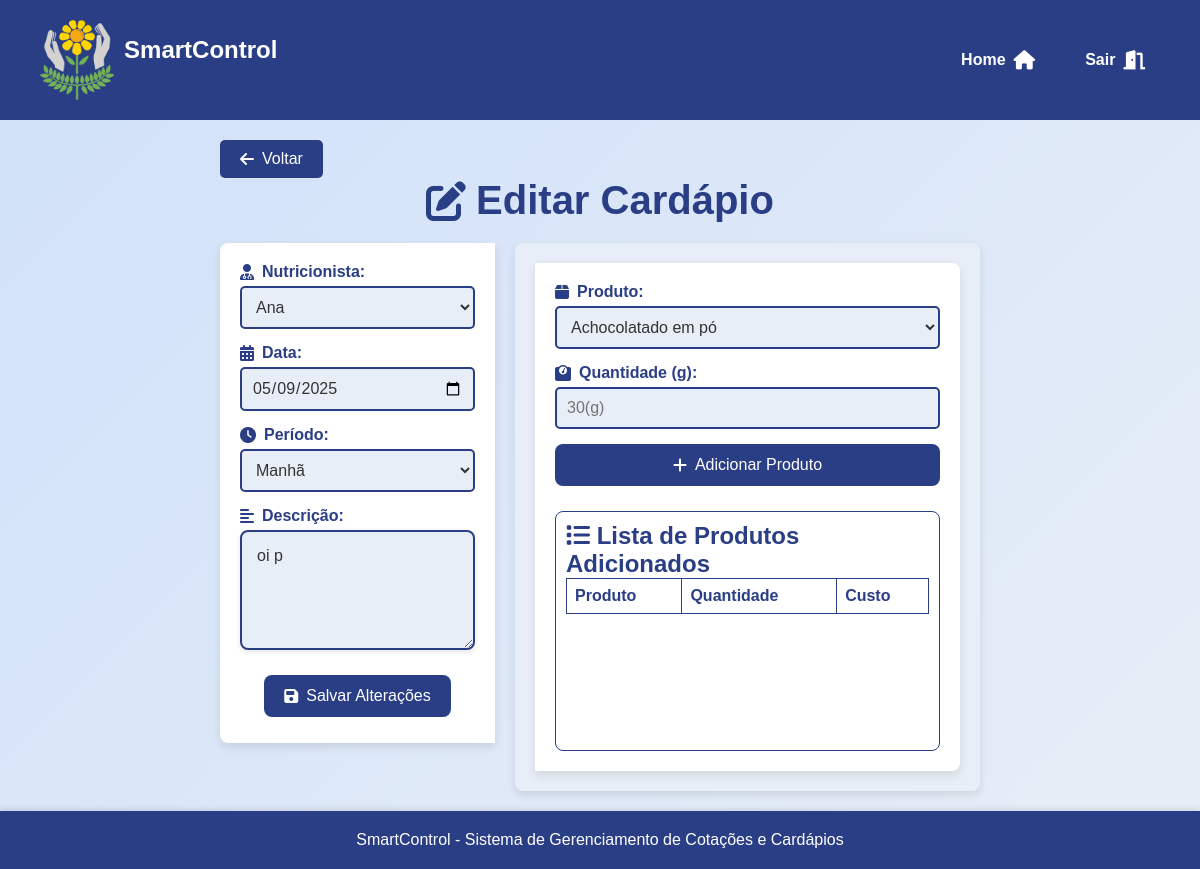
The page /assets/view/pages/cardapio/editarCardapio/editCardapio.php?id=8&nutricionista_id=3 (signed in) on the database its author committed.
### tables this page shows
CREATE TABLE `cardapios` (
  `id` int(11) NOT NULL,
  `nutricionista_id` int(11) NOT NULL,
  `dataC` date NOT NULL,
  `periodo` text NOT NULL,
  `descricao` text DEFAULT NULL,
  `data_criacao` timestamp NOT NULL DEFAULT current_timestamp()
);

### assets/model/pdo/DataBase.php (called while the page is built, shortened)
<?php
class Database {
    private $host = 'localhost';
    private $dbname = 'sistema_apae';
    private $username = 'root';
    private $password = '';
    public $conn;
    public function __construct()
    {
        try {
            $this->conn = new PDO("mysql:host=$this->host;dbname=$this->dbname", $this->username, $this->password);
            $this->conn->setAttribute(PDO::ATTR_ERRMODE, PDO::ERRMODE_EXCEPTION);
        } catch (PDOException $exception) {
            echo "Erro na conexão: " . $exception->getMessage();
        }
    }
    public function read($table, $columns = "*", $id = null, $where = null) {
        $sql = "SELECT $columns FROM $table";
        try {
            $stmt = $this->conn->prepare($sql);
            $stmt->execute();
            return $stmt->fetchAll(PDO::FETCH_ASSOC);
        } catch (PDOException $exception) {
            echo "Erro ao ler: " . $exception->getMessage();
            return false;
        }
    }
}
?>

### assets/controller/cardapioController.php (called while the page is built, shortened)
<?php
require_once __DIR__ . "/../model/pdo/Database.php";
require_once __DIR__ . "/../model/Cardapio.php";
class cardapioController {
    private $db;
    public function __construct() {
        $this->db = new Database();
    }
    public function getCardapioById($cardapioID) {
        $cardapio = $this->db->read("cardapios");
        foreach($cardapio as $cardapios) {
            if ($cardapios['id'] == $cardapioID) {
                return new Cardapio($cardapios['id'], $cardapios['nutricionista_id'], $cardapios['dataC'], $cardapios['periodo'], $cardapios['descricao']);
            }
        }
    }
}
?>

### assets/model/Cardapio.php (called while the page is built, shortened)
<?php
class Cardapio {
private $dataC;
private $periodo;
private $descricao;
public function __construct($id = null, $nutricionista_id = null, $dataC = null, $periodo = null, $descricao = null) {
    $this->dataC = $dataC;
    $this->periodo = $periodo;
    $this->descricao = $descricao;
}
public function getDataC() {
    return $this->dataC;
}
public function getPeriodo() {
    return $this->periodo;
}
public function getDescricao() {
    return $this->descricao;
}
}
?>

### assets/controller/produtoController.php (called while the page is built, shortened)
<?php
require_once __DIR__ . '/../model/pdo/DataBase.php';
require_once __DIR__ .'/../model/Produto.php';
class ControladorProdutos{
    private $bd;
    public function __construct() {
        $this->bd = new Database();
    }
    public function filtrarProdutosCotadosSemanaAtual(){
        $cotas = $this->bd->read("cotas");
        $semanaAtual = $this->obterInicioEFimDaSemanaAtual();
        $produtosCotados = [];
        foreach($cotas as $cota){
            if($cota['data_cotacao'] >= $semanaAtual['inicioSemana'] && $cota['data_cotacao'] <= $semanaAtual['fimSemana']){
                $produtos = $this->bd->read("produtos");
                foreach($produtos as $produto){
                    if($produto['id'] == $cota['produto_id']){
                        $produtosCotados[] = [
                            "preco_por_grama" => floatval($cota['preco_unitario']) / floatval($cota['rel_un_peso']),
                            "produto" => new Produto($produto['id'], $produto['nome'], $produto['categoria'], $produto['data_criacao'])
                        ];
                    }
                }
            }
        }
        return $produtosCotados;
    }
    function obterInicioEFimDaSemanaAtual() {
        $dataAtual = date('Y-m-d');
        $inicioSemana = date('Y-m-d', strtotime('monday this week', strtotime($dataAtual)));
        $fimSemana = date('Y-m-d', strtotime('sunday this week', strtotime($dataAtual)));
        return [
            'inicioSemana' => $inicioSemana,
            'fimSemana' => $fimSemana
        ];
    }
}
?>

### assets/model/Produto.php (called while the page is built, shortened)
<?php
class Produto {
    private $id;
    private $nome;
    public function __construct($id, $nome, $categoria, $dt_criacao) {
        $this->id = $id;
        $this->nome = $nome;
    }
    public function getId() {
        return $this->id;
    }
    public function getNome() {
        return $this->nome;
    }
}
?>

### assets/view/pages/cardapio/editarCardapio/editCardapio.php (the view, shortened to what this page needs)
<?php
require_once __DIR__ . '/../../../../controller/cardapioController.php';
require_once __DIR__ . '/../../../../controller/produtoController.php';
require_once __DIR__ . '/../../../../controller/userController.php';
require_once __DIR__ . '/../../../../controller/pageController.php';
$controladorCardapio = new CardapioController();
$controladorProduto = new ControladorProdutos();
if (isset($_GET['id'])) {
    $cardapioID = $_GET['id'];
    $cardapio = $controladorCardapio->getCardapioById($cardapioID);
}
?>
<!DOCTYPE html>
<html lang="pt-BR">
<head>
    <link rel="stylesheet" href="../../styles/CadStyle.css">
    <link rel="stylesheet" href="../cadastrarCardapio/custom.css">
    <link rel="stylesheet" href="https://cdnjs.cloudflare.com/ajax/libs/font-awesome/6.0.0-beta3/css/all.min.css">
</head>
<body>
<main>
<a href="../listarCardapio/listarCardapio.php" class="back-btn"><i class="fas fa-arrow-left"></i> Voltar</a>
<h1><i class="fas fa-edit"></i> Editar Cardápio</h1>
<div class="form">
    <div class="form-left">
        <?php if ($cardapio): ?>
        <form id="cardapioForm" action="" method="post">
            <section>
                <label for="nutricionista"><i class="fas fa-user-md"></i> Nutricionista:</label>
                <select id="nutricionista" name="nutricionista" required>
                </select>
            </section>
            <section>
                <label for="dataC"><i class="fas fa-calendar-alt"></i> Data:</label>
                <input type="date" id="dataC" name="dataC" value="<?php echo $cardapio->getDataC(); ?>" required>
            </section>
            <section>
                <label for="periodo"><i class="fas fa-clock"></i> Período:</label>
                <select id="periodo" name="periodo" required>
                    <option value="manha" <?php echo $cardapio->getPeriodo() === 'manha' ? 'selected' : ''; ?>>Manhã</option>
                </select>
            </section>
            <section>
                <label for="descricao"><i class="fas fa-align-left"></i> Descrição:</label>
                <textarea id="descricao" name="descricao" placeholder="Digite a descrição do cardápio..." required><?php echo isset($cardapio) ? $cardapio->getDescricao() : ''; ?></textarea>
            </section>
            <section class="confirm">
                <button type="submit" name="editar_cardapio" id="editBtn"><i class="fas fa-save"></i> Salvar Alterações</button>
            </section>
        </form>
        <?php else: ?>
            <p>Cardápio não encontrado.</p>
        <?php endif; ?>
    </div>
    <div class="form-right">
        <form id="produtoForm" name="produtosForm" action="" method="post">
            <section>
                <label for="produto"><i class="fas fa-box"></i> Produto:</label>
                <select id="produto" name="produto" required>
                    <?php
                    $produtos = $controladorProduto->filtrarProdutosCotadosSemanaAtual();
                    foreach ($produtos as $produto) {
                        echo "<option value='{$produto['produto']->getId()}' precopergrama='{$produto['preco_por_grama']}'>{$produto['produto']->getNome()}</option>";
                    }
                    ?>
                </select>
            </section>
            <section>
                <label for="quantidade"><i class="fas fa-weight"></i> Quantidade (g):</label>
                <input type="number" id="quantidade" name="quantidade" required placeholder="30(g)">
            </section>
            <section class="secbutton">
                <button type="submit" name="adicionar_produto"><i class="fas fa-plus"></i> Adicionar Produto</button>
            </section>
            <div class="lista-produtos">
                <h2><i class="fas fa-list"></i> Lista de Produtos Adicionados</h2>
                <table id="listaProdutosTable" width="100%">
                    <thead>
                        <tr>
                            <th>Produto</th>
                            <th>Quantidade</th>
                            <th>Custo</th>
                        </tr>
                    </thead>
                </table>
            </div>
        </form>
    </div>
</div>
</main>
</body>
</html>

### assets/view/pages/styles/CadStyle.css (style rules this page uses)
body { display: flex; flex-direction: column; min-height: 100vh; margin: 0; background: linear-gradient(135deg, var(--superlightblue), var(--lightwhite)); color: var(--darkgray); }
main { flex: 1; display: flex; flex-direction: column; align-items: center; padding: 20px; width: 100%; max-width: 800px; margin: 0 auto; }
h1 { font-size: 2.5rem; color: var(--darkblue); text-align: center; margin-bottom: 20px; display: flex; align-items: center; gap: 10px; }
form { display: flex; flex-direction: column; width: 100%; padding: 20px; background-color: var(--white); border-radius: 8px; box-shadow: 0 4px 10px rgba(0, 0, 0, 0.1); gap: 15px; }
form section { display: flex; flex-direction: column; gap: 5px; }
form label { font-weight: bold; color: var(--darkblue); font-size: 1rem; display: flex; align-items: center; gap: 8px; }
form input, form select { padding: 10px; font-size: 1rem; border: 2px solid var(--darkblue); border-radius: 5px; background-color: var(--lightwhite); color: var(--darkgray); transition: border-color 0.3s ease; }
form button { padding: 12px 20px; background-color: var(--darkblue); color: var(--white); border: none; border-radius: 8px; font-size: 1rem; cursor: pointer; transition: background-color 0.3s ease, transform 0.2s ease; display: flex; align-items: center; justify-content: center; gap: 8px; }
.back-btn { display: inline-flex; align-items: center; gap: 8px; padding: 10px 20px; background-color: var(--darkblue); color: var(--white); text-decoration: none; border-radius: 5px; font-size: 1rem; transition: background-color 0.3s ease, transform 0.2s ease; align-self: flex-start; }

### assets/view/pages/cardapio/cadastrarCardapio/custom.css (style rules this page uses)
form { min-height: 500px; }
#produtoForm { border-top-left-radius: 0; border-bottom-left-radius: 0; }
#cardapioForm { border-top-right-radius: 0; border-bottom-right-radius: 0; }
.secbutton { display: flex; justify-content: end; }
.form { display: flex; justify-content: space-between; gap: 20px; }
.form-left { flex: 1; display: flex; flex-direction: column; gap: 15px; }
.form-right { background-color: var(--lightwhite); padding: 20px; border-radius: 8px; box-shadow: 0 4px 10px rgba(0, 0, 0, 0.1); }
.lista-produtos { color: #2a3e85; overflow-y: auto; min-height: 240px; max-height: 300px; margin-top: 10px; border: 1px solid var(--darkblue); border-radius: 8px; padding: 10px; }
.lista-produtos table { width: 100%; border-collapse: collapse; }
.lista-produtos th, .lista-produtos td { border: 1px solid var(--darkblue); padding: 8px; text-align: left; }
#editBtn { padding: 12px 20px; background-color: var(--darkblue); color: var(--white); border: none; border-radius: 8px; font-size: 1rem; cursor: pointer; transition: background-color 0.3s ease, transform 0.2s ease; }
textarea#descricao { padding: 15px; font-size: 1rem; border: 2px solid var(--darkblue); border-radius: 8px; background-color: var(--lightwhite); color: var(--darkgray); transition: border-color 0.3s ease, box-shadow 0.3s ease; resize: vertical; min-height: 120px; max-height: 300px; box-shadow: 0 2px 5px rgba(0, 0, 0, 0.1); }

### assets/view/pages/global.css (style rules this page uses)
* { margin: 0; padding: 0; box-sizing: border-box; font-family: 'Arial', sans-serif; }
:root { --yellow: #fbde04; --lightyellow: #f9e79f; --lightgray: #bebcaf; --orange: #fdb813; --darkblue: #2a3e85; --green: #65b560; --lightblue: #3e9bd4; --superlightblue: #d0e1f9; --red: #ff0000; --darkred: #c9302c; --white: #ffffff; --black: #000000; --darkgray: #333333; --lightwhite:#e8eef7; --superdarkblue: #324a89; --gray: #555555; }
body { font-family: 'Arial', sans-serif; display: flex; flex-direction: column; min-height: 100vh; margin: 0; background: linear-gradient(135deg, var(--superlightblue) 0%, var(--lightwhite) 100%); color: var(--darkgray); }
main { flex: 1; display: flex; flex-direction: column; justify-content: flex-start; padding: 20px; }

### rows shown on the page
cardapios: dataC "05/09/2025", periodo "Manhã", descricao "oi p"

### other values the page prints
form field nutricionista "Ana"
form field produto "Achocolatado em pó"
